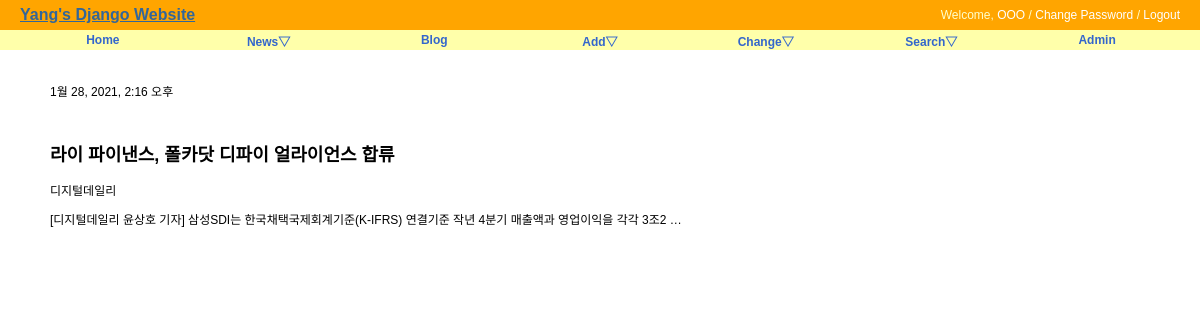
Screenshot of /news/news/1095 with the database file from the repository.
### news/models.py (models this page shows, shortened)
class New(models.Model):
    title = models.CharField('TITLE', max_length=300, help_text='news title')
    writer = models.CharField('WRITER', max_length=100, help_text='publisher')
    preview = models.TextField('PREVIEW', unique=True)
    published_date = models.DateTimeField(default=timezone.now)
    class Meta:
        verbose_name = 'new'
        verbose_name_plural = 'news'
        db_table = 'news_new'
        ordering = ('-published_date',)

### news/views.py (the view)
# urls.py: path('news/<str:pk>', NewsDV.as_view(), name='news_detail'),
class NewsDV(DetailView):
    model = New

### news/templates/news/new_detail.html (shortened to what this page needs)
{% extends "base.html" %}
{% block content %}
<div id="content">
    <p>{{ new.published_date }}</p><br/>
    <h2> {{ object.title }}</h2>
    <p>{{ new.writer }}</p>
    <p>{{ new.preview }}</p>
</div>
{% endblock %}

### static/css/base.css (style rules this page uses)
body { font-family: "Lucida Grande", Verdana, Arial, sans-serif; font-size: 12px; }
div#content { position: absolute; top: 70px; left: 50px; right: 50px; }

### rows the page displays
New: published_date "1월 28, 2021, 2:16 오후", title "라이 파이낸스, 폴카닷 디파이 얼라이언스 합류", writer "디지털데일리", preview "[디지털데일리 윤상호 기자] 삼성SDI는 한국채택국제회계기준(K-IFRS) 연결기준 작년 4분기 매출액과 영업이익을 각각 3조2 …"
